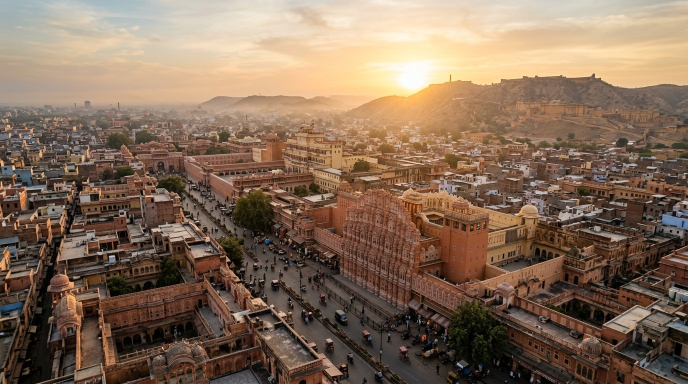
#> input picture docs/marketing/ekguru-brand-ad/02_reference_frames/scene_01_jaipur_sunrise_16x9.jpg, 1376 x 768 px, found by its file name (shown at 1/2 size)
$ python -i render_scene7_and_previz.py   (imports and definitions only)
#> lines starting #> are read from the running program, lines starting #| are printed output that depends on the picture
#!/usr/bin/env python3
"""
Fast SIMD-C (Pillow sub-pixel BICUBIC box resize) renderer for:
1) Scene 7 Finished Brand Reveal (12.0s, 1920x1080, 30fps) + Clean Particle Background MP4
2) 60.0s Timed Director's Pre-Viz / Audio-Locked Animatic (1920x1080, 30fps)
"""
import os
import time
import subprocess
import numpy as np
from PIL import Image, ImageDraw
import imageio_ffmpeg

ROOT = "docs/marketing/ekguru-brand-ad"
REF_DIR = os.path.join(ROOT, "02_reference_frames")
GFX_DIR = os.path.join(ROOT, "05_brand_graphics")
MUS_DIR = os.path.join(ROOT, "04_music_and_sfx")
EXP_DIR = os.path.join(ROOT, "06_exports")

W, H = 1920, 1080
FPS = 30
# [1 line that did not run here, left out]


def load_graded_pil(filename, overscale=1.16, warm_grade=True):
#> called with overscale = 1.16, warm_grade = True
    img = Image.open(os.path.join(REF_DIR, filename)).convert("RGB")
#> img is the input picture: PIL image 1376x768 RGB; mean R, G, B 131.8, 108.1, 88.7
    iw, ih = img.size
#> iw = 1376; ih = 768
    target_ratio = W / H
    if iw / ih > target_ratio:
        nw = int(ih * target_ratio)
#> nw = 1365
        x0 = (iw - nw) // 2
#> x0 = 5
        img = img.crop((x0, 0, x0 + nw, ih))
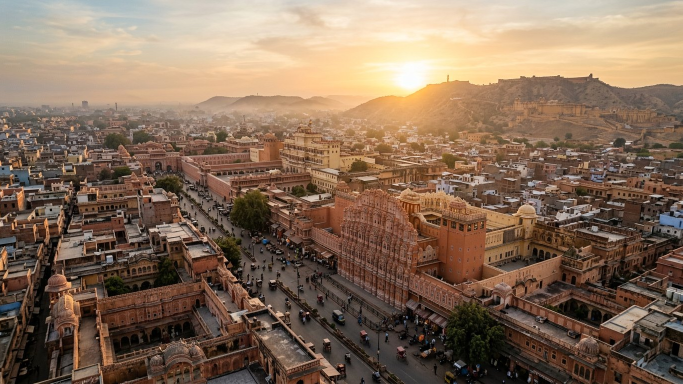
#> img: PIL image 1365x768 RGB (shown at 1/2 size); mean R, G, B 131.9, 108.1, 88.7
    else:
        nh = int(iw / target_ratio)
        y0 = (ih - nh) // 2
        img = img.crop((0, y0, iw, y0 + nh))

    ow, oh = int(W * overscale), int(H * overscale)
    img = img.resize((ow, oh), Image.Resampling.LANCZOS)
#> img: PIL image 2227x1252 RGB
    if not warm_grade:
        return img

    # Apply warm golden commercial LUT once at load time
    arr = np.asarray(img, dtype=np.float32) / 255.0
    arr[..., 0] = np.clip(arr[..., 0] * 1.025 + 0.006, 0.0, 1.0)
    arr[..., 1] = np.clip(arr[..., 1] * 1.005 + 0.002, 0.0, 1.0)
    arr[..., 2] = np.clip(arr[..., 2] * 0.965 + 0.008, 0.0, 1.0)
    arr = np.clip(0.5 + (arr - 0.5) * 1.04, 0.0, 1.0)
    return Image.fromarray((arr * 255.0).astype(np.uint8), "RGB")


# [14 lines left out: function camera_crop_pil, not called in this run]


def ease_in_out(u):
    u = max(0.0, min(1.0, float(u)))
    return 0.5 * (1.0 - np.cos(np.pi * u))


def smoothstep(t, t0, t1):
    u = max(0.0, min(1.0, (t - t0) / max(t1 - t0, 1e-5)))
    return u * u * (3.0 - 2.0 * u)


class FastScene7:
    # [187 lines left out: functions __init__, render_pair, main, not called in this run]


# [2 lines not run here, left out]

>>> result = load_graded_pil('../02_reference_frames/scene_01_jaipur_sunrise_16x9.jpg')

$ run again, on docs/marketing/ekguru-brand-ad/02_reference_frames/scene_05_indian_culture_16x9.jpg
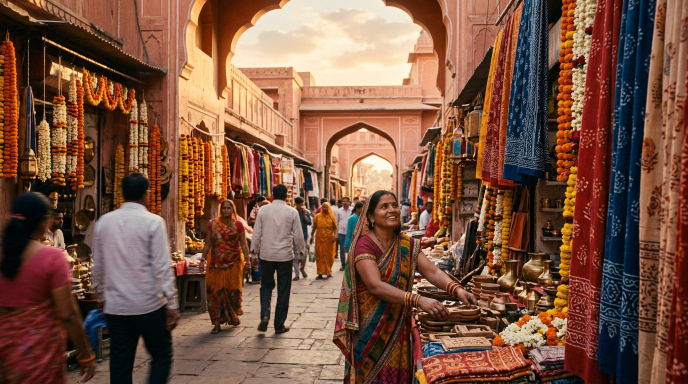
#> input picture docs/marketing/ekguru-brand-ad/02_reference_frames/scene_05_indian_culture_16x9.jpg, 1376 x 768 px, found by its file name (shown at 1/2 size)
#> in load_graded_pil, img is the input picture: PIL image 1376x768 RGB; mean R, G, B 122.1, 83.2, 63.8
#> in load_graded_pil, `img = img.crop((x0, 0, x0 + nw, ih))`:
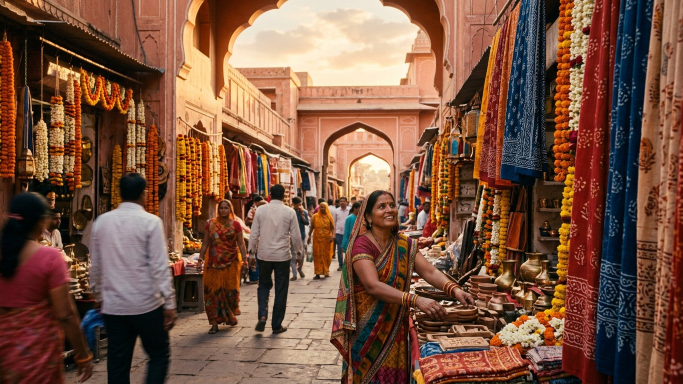
#> img: PIL image 1365x768 RGB (shown at 1/2 size); mean R, G, B 122.4, 83.6, 64.1
#> in load_graded_pil, `img = img.resize((ow, oh), Image.Resampling.LANCZOS)`:
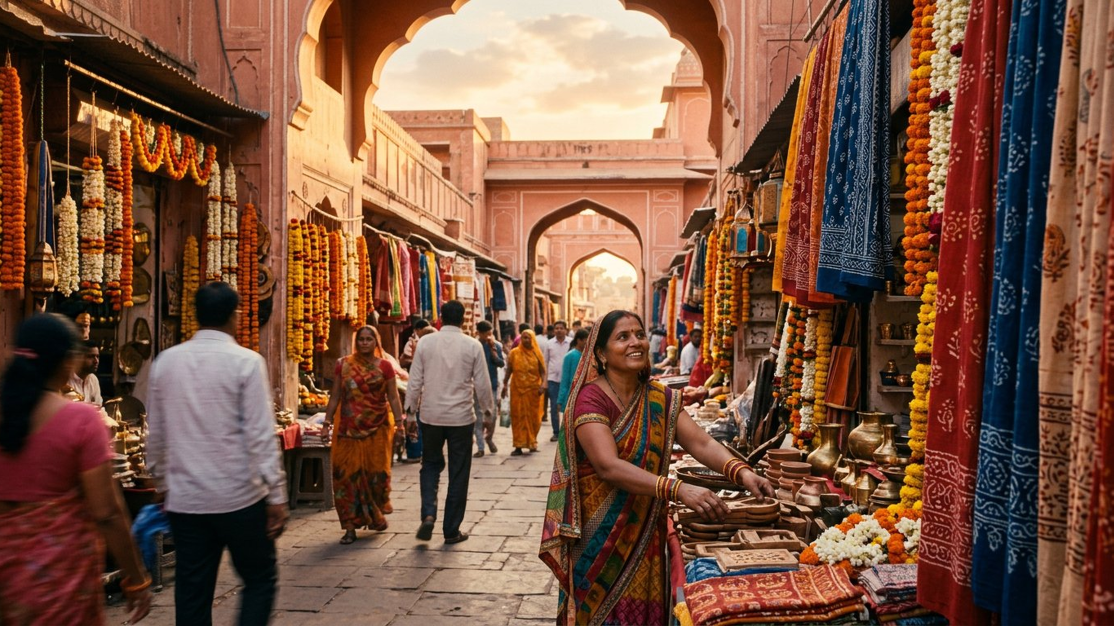
#> img: PIL image 2227x1252 RGB (shown at 1/2 size); mean R, G, B 122.4, 83.6, 64.2

$ run again, on docs/marketing/ekguru-brand-ad/02_reference_frames/scene_06_global_connection_16x9.jpg
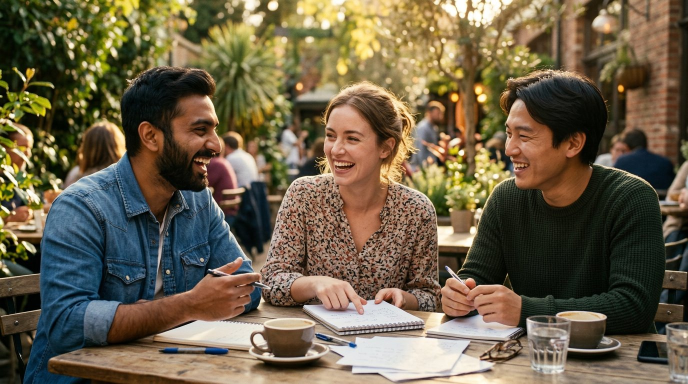
#> input picture docs/marketing/ekguru-brand-ad/02_reference_frames/scene_06_global_connection_16x9.jpg, 1376 x 768 px, found by its file name (shown at 1/2 size)
#> in load_graded_pil, img is the input picture: PIL image 1376x768 RGB; mean R, G, B 108.7, 96.5, 73.3
#> in load_graded_pil, `img = img.crop((x0, 0, x0 + nw, ih))`:
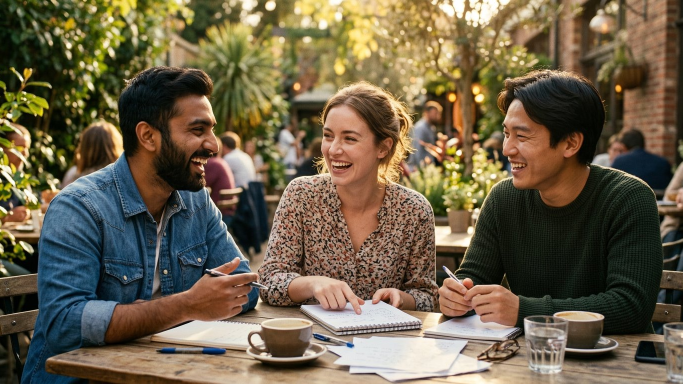
#> img: PIL image 1365x768 RGB (shown at 1/2 size); mean R, G, B 109, 96.7, 73.5
#> in load_graded_pil, `arr[..., 0] = np.clip(arr[..., 0] * 1.025 + 0.006, 0.0, 1.0)`:
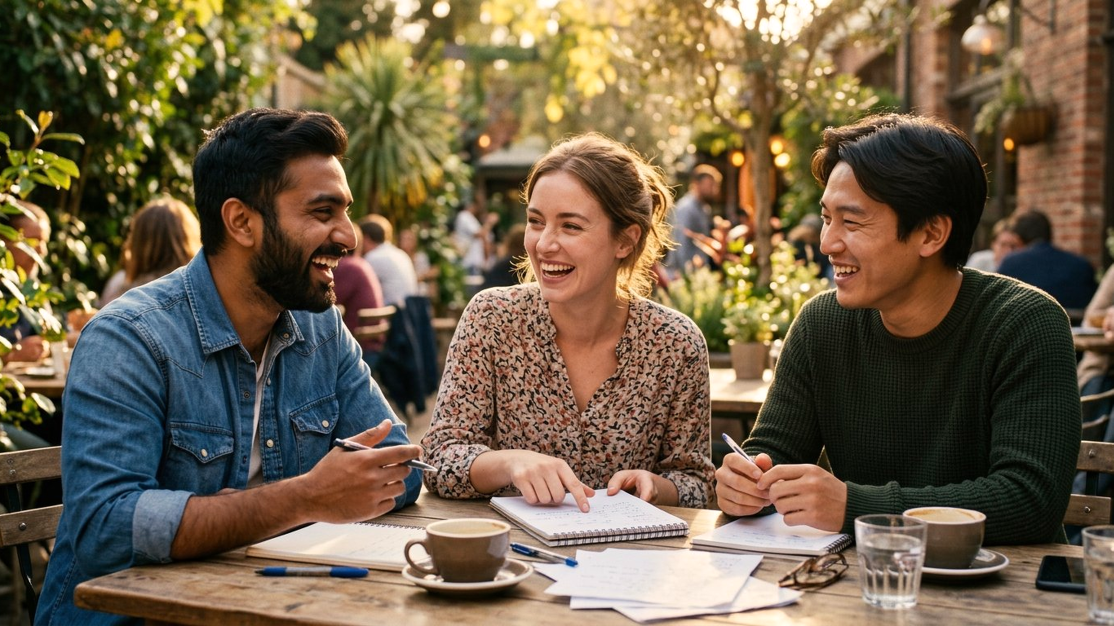
#> arr: shape (1252, 2227, 3) float32 (shown at 1/2 size); mean R, G, B 0.444, 0.38, 0.289
